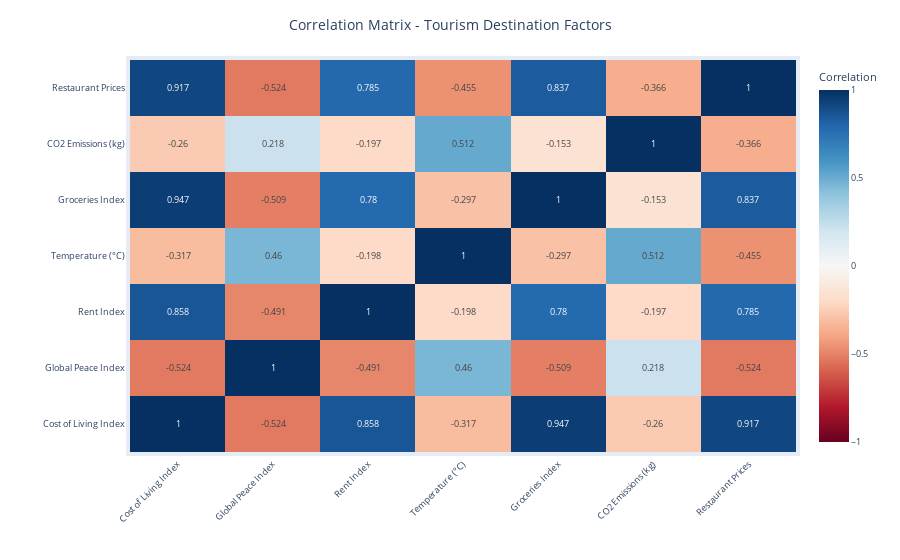

The notebook cell this image was saved under:
### Markdown cell above
### Correlation Matrix - Tourism Destination Factors

### Code cell
import pandas as pd
import numpy as np
import plotly.graph_objects as go
import os

# Load the data files
cost_df = pd.read_csv("../data/CostOfLiving.csv")
gpi_df = pd.read_csv("../data/GPI.csv")
temp_df = pd.read_csv("../data/combined_temperature.csv")
CO2_df = pd.read_csv("../data/CO2Emission.csv")

# Clean and prepare the data
cost_df.columns = cost_df.columns.str.strip()
cost_df['Country'] = cost_df['Country'].str.strip()

# Clean CO2 data
CO2_df.columns = CO2_df.columns.str.strip()
CO2_df['Country'] = CO2_df['Country'].str.strip()

# Process temperature data
temp_df_latest = temp_df.sort_values('Year').groupby('Country').last().reset_index()
temp_df_latest = temp_df_latest[['Country', 'Annual Mean']]
temp_df_latest.columns = ['Country', 'Annual_Mean_Temperature']

# Process GPI data
gpi_latest = gpi_df[['Country', '2023']]
gpi_latest.columns = ['Country', 'GPI']

# Simplified country name mapping
country_name_map = {
    'United States': 'United States',
    'Russia': 'Russia',
    'South Korea': 'South Korea',
    'Bosnia And Herzegovina': 'Bosnia And Herzegovina',
    'United Kingdom': 'United Kingdom',
    'Czech Republic': 'Czech Republic',
    'Dominican Republic': 'Dominican Republic',
    'Costa Rica': 'Costa Rica',
    'Saudi Arabia': 'Saudi Arabia',
    'South Africa': 'South Africa',
    'New Zealand': 'New Zealand',
    'United Arab Emirates': 'United Arab Emirates',
    'Trinidad And Tobago': 'Trinidad And Tobago',
    'Papua New Guinea': 'Papua New Guinea'
}

# Create standardized country name column for each dataframe
cost_df['Country_Mapped'] = cost_df['Country'].map(country_name_map).fillna(cost_df['Country'])
gpi_latest['Country_Mapped'] = gpi_latest['Country'].map(country_name_map).fillna(gpi_latest['Country'])
temp_df_latest['Country_Mapped'] = temp_df_latest['Country'].map(country_name_map).fillna(temp_df_latest['Country'])
CO2_df['Country_Mapped'] = CO2_df['Country'].map(country_name_map).fillna(CO2_df['Country'])

# Select only needed columns for each dataframe
cost_cols = ['Country_Mapped', 'Cost of Living Index', 'Rent Index', 'Groceries Index', 'Restaurant Price Index']
gpi_cols = ['Country_Mapped', 'GPI']
temp_cols = ['Country_Mapped', 'Annual_Mean_Temperature']
co2_cols = ['Country_Mapped', 'CO2'] # Assuming 'CO2' is the correct column name after stripping

# Merge datasets step by step
merged_df = cost_df[cost_cols].merge(gpi_latest[gpi_cols], on='Country_Mapped', how='outer')
merged_df = merged_df.merge(temp_df_latest[temp_cols], on='Country_Mapped', how='outer')
merged_df = merged_df.merge(CO2_df[co2_cols], on='Country_Mapped', how='outer')

# Define metrics for correlation analysis
available_metrics = [
    ('Cost of Living Index', 'Cost of Living Index'),
    ('GPI', 'Global Peace Index'),
    ('Rent Index', 'Rent Index'),
    ('Annual_Mean_Temperature', 'Temperature (°C)'),
    ('Groceries Index', 'Groceries Index'),
    ('CO2', 'CO2 Emissions (kg)'),
    ('Restaurant Price Index', 'Restaurant Prices')
]

# Create a comprehensive correlation matrix
metric_keys = [metric[0] for metric in available_metrics]
# Ensure only existing columns are selected, especially after potential merge issues or if CO2 column name was different
valid_metric_keys = [key for key in metric_keys if key in merged_df.columns]
correlation_data = merged_df[valid_metric_keys].copy()


# Calculate correlation matrix
corr_matrix = correlation_data.corr()

# Ensure metric names for x and y axes match the actual data used for corr_matrix
heatmap_x_labels = [metric[1] for metric in available_metrics if metric[0] in valid_metric_keys]
heatmap_y_labels = [metric[1] for metric in available_metrics if metric[0] in valid_metric_keys]


# Create interactive correlation heatmap
fig_heatmap = go.Figure(data=go.Heatmap(
    z=corr_matrix.values,
    x=heatmap_x_labels,
    y=heatmap_y_labels,
    colorscale='RdBu',
    zmid=0,
    text=np.round(corr_matrix.values, 3),
    texttemplate='%{text}',
    textfont={"size": 9}, # Slightly reduced for potentially tighter fit
    colorbar=dict(title=dict(text="Correlation"), tickfont=dict(size=9))
))

fig_heatmap.update_layout(
    title=dict(
        text='Correlation Matrix - Tourism Destination Factors',
        x=0.5, # Center title
        font=dict(size=14)
    ),
    xaxis_title='',
    yaxis_title='',
    autosize=True, # Key change: allow autosizing
    # Remove fixed width and height to allow iframe to control it
    # width=800, # Removed
    # height=700, # Removed
    margin=dict(l=130, r=50, t=60, b=100, pad=4), # Adjust margins: l(left), r(right), t(top), b(bottom)
                                                # Increased left/bottom margin for potentially longer labels
    font=dict(size=10) # General font size for axis titles etc.
)
fig_heatmap.update_xaxes(tickangle=-45, tickfont=dict(size=9)) # Angle labels to save space
fig_heatmap.update_yaxes(tickfont=dict(size=9))


# Show the heatmap (optional, for testing in script environment)
# fig_heatmap.show()

# Create a summary table of key correlations
key_correlations = []
for i, (metric1_key, metric1_name) in enumerate(available_metrics):
    # Ensure metric1_key is in corr_matrix columns (i.e., was in valid_metric_keys)
    if metric1_key not in corr_matrix.columns:
        continue
    for j, (metric2_key, metric2_name) in enumerate(available_metrics):
        # Ensure metric2_key is in corr_matrix columns
        if metric2_key not in corr_matrix.columns:
            continue
        if i < j:
            valid_data = merged_df[
                (merged_df[metric1_key].notna()) &
                (merged_df[metric2_key].notna())
            ]
            if len(valid_data) > 10:  # Only show correlations with enough data points
                # Ensure the correlation value exists in the matrix
                if metric1_key in corr_matrix.index and metric2_key in corr_matrix.columns:
                    correlation = corr_matrix.loc[metric1_key, metric2_key]
                    key_correlations.append({
                        'Metric 1': metric1_name,
                        'Metric 2': metric2_name,
                        'Correlation': correlation,
                        'Countries': len(valid_data)
                    })
                else:
                     print(f"Warning: Could not find correlation between {metric1_key} and {metric2_key} in matrix.")


# Sort by absolute correlation value
if key_correlations:
    key_correlations_df = pd.DataFrame(key_correlations)
    key_correlations_df['Abs_Correlation'] = key_correlations_df['Correlation'].abs()
    key_correlations_df = key_correlations_df.sort_values('Abs_Correlation', ascending=False)

    print("\nKey Correlations (sorted by strength):")
    print(key_correlations_df[['Metric 1', 'Metric 2', 'Correlation', 'Countries']].head(10))

# Save the heatmap
# Ensure the target directory exists
output_dir = '../assets'
if not os.path.exists(output_dir):
    os.makedirs(output_dir)
    print(f"Created directory: {output_dir}")

heatmap_path = os.path.join(output_dir, 'correlation_heatmap.html')
fig_heatmap.write_html(heatmap_path, include_plotlyjs='cdn') # Using 'cdn' can reduce file size

# Display the heatmap
fig_heatmap.show()
print(f"\nCorrelation heatmap saved as '{heatmap_path}'!")

### Figure 1 — Plotly figure (JSON) as saved in the notebook; plotly's stock layout.template omitted (floating-point values rounded to 4 significant figures)
{"data": [{"colorbar": {"tickfont": {"size": 9}, "title": {"text": "Correlation"}}, "colorscale": [[0, "rgb(103,0,31)"], [0.1, "rgb(178,24,43)"], [0.2, "rgb(214,96,77)"], [0.3, "rgb(244,165,130)"], [0.4, "rgb(253,219,199)"], [0.5, "rgb(247,247,247)"], [0.6, "rgb(209,229,240)"], [0.7, "rgb(146,197,222)"], [0.8, "rgb(67,147,195)"], [0.9, "rgb(33,102,172)"], [1, "rgb(5,48,97)"]], "text": [[1.0, -0.524, 0.858, -0.317, 0.947, -0.26, 0.917], [-0.524, 1.0, -0.491, 0.46, -0.509, 0.218, -0.524], [0.858, -0.491, 1.0, -0.198, 0.78, -0.197, 0.785], [-0.317, 0.46, -0.198, 1.0, -0.297, 0.512, -0.455], [0.947, -0.509, 0.78, -0.297, 1.0, -0.153, 0.837], [-0.26, 0.218, -0.197, 0.512, -0.153, 1.0, -0.366], [0.917, -0.524, 0.785, -0.455, 0.837, -0.366, 1.0]], "textfont": {"size": 9}, "texttemplate": "%{text}", "type": "heatmap", "x": ["Cost of Living Index", "Global Peace Index", "Rent Index", "Temperature (°C)", "Groceries Index", "CO2 Emissions (kg)", "Restaurant Prices"], "y": ["Cost of Living Index", "Global Peace Index", "Rent Index", "Temperature (°C)", "Groceries Index", "CO2 Emissions (kg)", "Restaurant Prices"], "z": [[1.0, -0.5239, 0.8584, -0.3166, 0.947, -0.2604, 0.9166], [-0.5239, 1.0, -0.4907, 0.4597, -0.5088, 0.2183, -0.5243], [0.8584, -0.4907, 1.0, -0.1978, 0.7803, -0.1967, 0.7851], [-0.3166, 0.4597, -0.1978, 1.0, -0.2968, 0.5124, -0.455], [0.947, -0.5088, 0.7803, -0.2968, 1.0, -0.1526, 0.8373], [-0.2604, 0.2183, -0.1967, 0.5124, -0.1526, 1.0, -0.3662], [0.9166, -0.5243, 0.7851, -0.455, 0.8373, -0.3662, 1.0]], "zmid": 0}], "layout": {"autosize": true, "font": {"size": 10}, "margin": {"b": 100, "l": 130, "pad": 4, "r": 50, "t": 60}, "title": {"font": {"size": 14}, "text": "Correlation Matrix - Tourism Destination Factors", "x": 0.5}, "xaxis": {"tickangle": -45, "tickfont": {"size": 9}, "title": {"text": ""}}, "yaxis": {"tickfont": {"size": 9}, "title": {"text": ""}}}}
